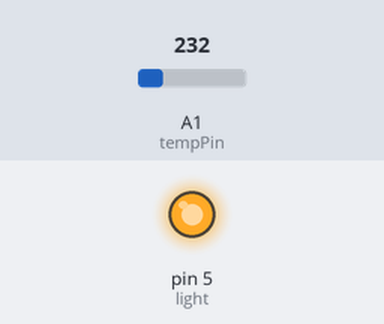
Simulated run of this sketch. Board: Arduino Uno, built with avr-gcc and run on an emulated ATmega328P. On the bench: output pins drawn as LEDs (lit = HIGH). The inputs (shaded band) are chosen by the test bench; at power-on: A1 (tempPin) = 232. What the sketch prints to the serial monitor is not drawn.

Above: at 0.1 s.
Timing chart, 0 to 1.6 s (numbered marks = the images above):
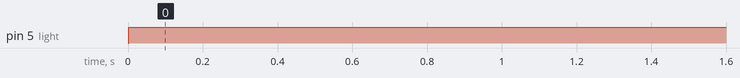

Measured:
- by itself, pin 5 (light): LOW → HIGH at 0.00 s

The sketch:

cricket.ino
```cpp
/* cricket
 *
 *  CSE 132 - Assignment 3
 *
 *  Fill this out so we know whose assignment this is.
 *
 *  Name: Moises
 *  WUSTL Key: 473091
 *
 *  and if two are partnered together
 *
 *  Name:
 *  WUSTL Key:
 */
const int light = 5;
const int tempPin = A1;
const int FILTER_COUNTS = 7;
float temperatures[FILTER_COUNTS];
unsigned long count = 0;


void setup() {
  // put your setup code here, to run once:
  Serial.begin(9600);
  pinMode(light, OUTPUT);
  pinMode(tempPin, INPUT);
  analogReference(INTERNAL);

}
unsigned long blinkDuration = 200;
unsigned long next = 0;
boolean isOn = false;

void loop() {
  // put your main code here, to run repeatedly:
  unsigned long time = millis();
  float actualTemp = readTemp();
  float chirpsPerSec = (((actualTemp-10)*7)+40)/60;
  float period = (1/chirpsPerSec)*1000;
     if(time > next){
       if(!isOn){
        next += (period - blinkDuration);
        digitalWrite(light, HIGH);
        isOn = true;
      }
      else{
        next += blinkDuration;
        digitalWrite(light, LOW);
        isOn = false;
     }
  }


}

float readTemp(){
  float val = analogRead(tempPin);
  float input = (1.1/1023.0) * val;
  float temp = 25 + ((input -.75)*100);
  temperatures[count % FILTER_COUNTS] = temp;
  float sum = 0;
  for(int i = 0; i<FILTER_COUNTS; ++i){
    sum = temperatures[i] + sum;
  }
  float avg = sum/FILTER_COUNTS;

  if(count >= 7){
     Serial.print(temp);
     Serial.print(", ");
     Serial.print(avg);
     Serial.println();
    }
  count += 1;
  return avg;
}
```
